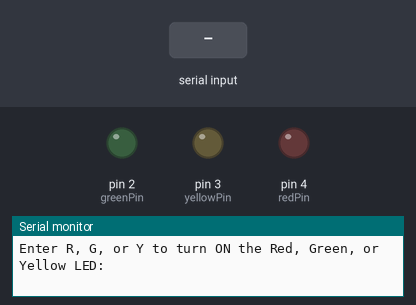
This sketch was run on a simulated Arduino Uno, built with avr-gcc and run on an emulated ATmega328P. Shown: output pins drawn as LEDs (lit = HIGH), the last lines printed to the serial monitor. The inputs (shaded band) are chosen by the test bench.

Above: at 1.2 s.
1.3 s: "R" received over Serial
At 2.4 s:
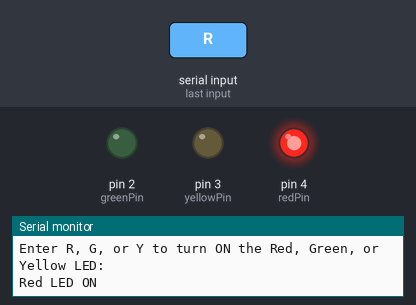
2.8 s: "G" received over Serial
At 3.5 s:
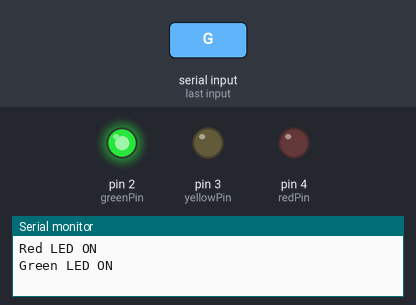
4.3 s: "Y" received over Serial
At 4.7 s:
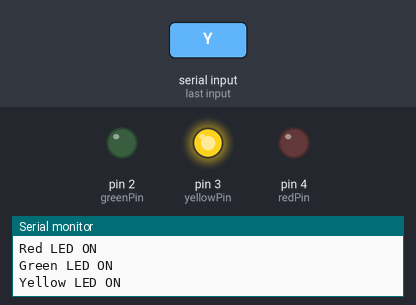
5.8 s: "r" received over Serial
At 7.0 s:
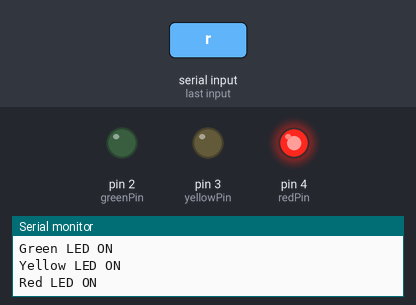
7.3 s: "g" received over Serial
At 8.2 s:
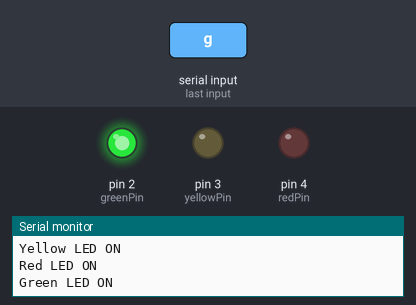
Timing chart, 0 to 9.8 s (numbered marks = the images above; inputs shaded):
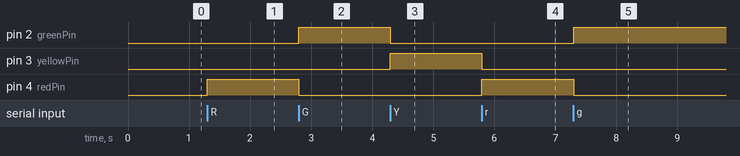

Measured:
- after the input at 1.3 s, pin 4 (redPin): LOW → HIGH at once
- after the input at 2.8 s, pin 2 (greenPin): LOW → HIGH at once; pin 4 (redPin): HIGH → LOW at once
- after the input at 4.3 s, pin 2 (greenPin): HIGH → LOW at once; pin 3 (yellowPin): LOW → HIGH at once
- after the input at 5.8 s, pin 3 (yellowPin): HIGH → LOW at once; pin 4 (redPin): LOW → HIGH at once
- after the input at 7.3 s, pin 2 (greenPin): LOW → HIGH at once; pin 4 (redPin): HIGH → LOW at once

The sketch:

manual_led.ino
```cpp
// Define LED pins
const int greenPin = 2;
const int yellowPin = 3;
const int redPin = 4;

void setup() {
  Serial.begin(9600);

  // Set LED pins as output
  pinMode(redPin, OUTPUT);
  pinMode(greenPin, OUTPUT);
  pinMode(yellowPin, OUTPUT);

  // Start with all LEDs off
  turnOffAll();
  Serial.println("Enter R, G, or Y to turn ON the Red, Green, or Yellow LED:");
}

void loop() {
  if (Serial.available() > 0) {
    char input = Serial.read();  // Read single character

    switch (input) {
      case 'R':
      case 'r':
        turnOffAll();
        digitalWrite(redPin, HIGH);
        Serial.println("Red LED ON");
        break;

      case 'G':
      case 'g':
        turnOffAll();
        digitalWrite(greenPin, HIGH);
        Serial.println("Green LED ON");
        break;

      case 'Y':
      case 'y':
        turnOffAll();
        digitalWrite(yellowPin, HIGH);
        Serial.println("Yellow LED ON");
        break;

      default:
        Serial.println("Invalid input! Use R, G, or Y.");
    }
  }
}

void turnOffAll() {
  digitalWrite(redPin, LOW);
  digitalWrite(greenPin, LOW);
  digitalWrite(yellowPin, LOW);
}
```
